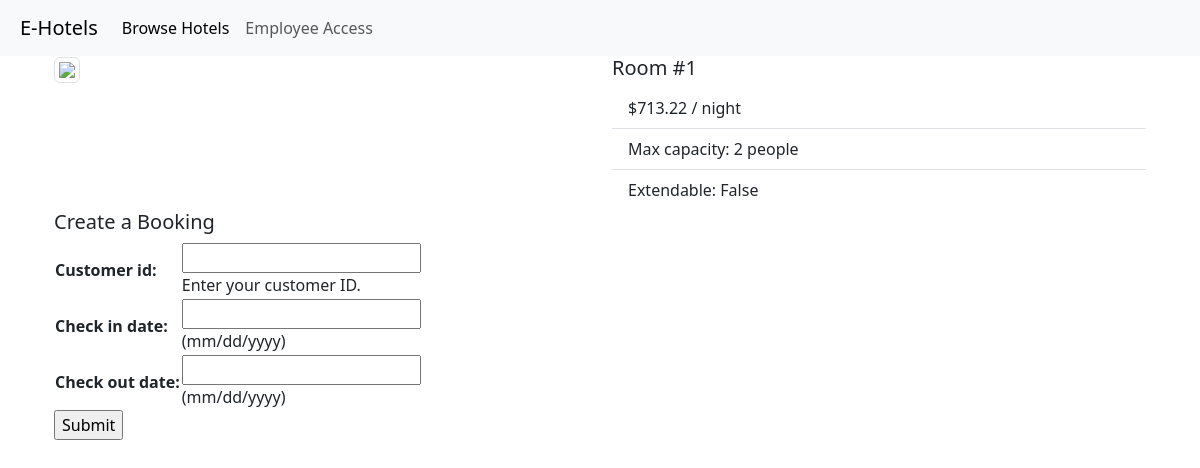
/room/51/, run on an earlier commit of the app's database.
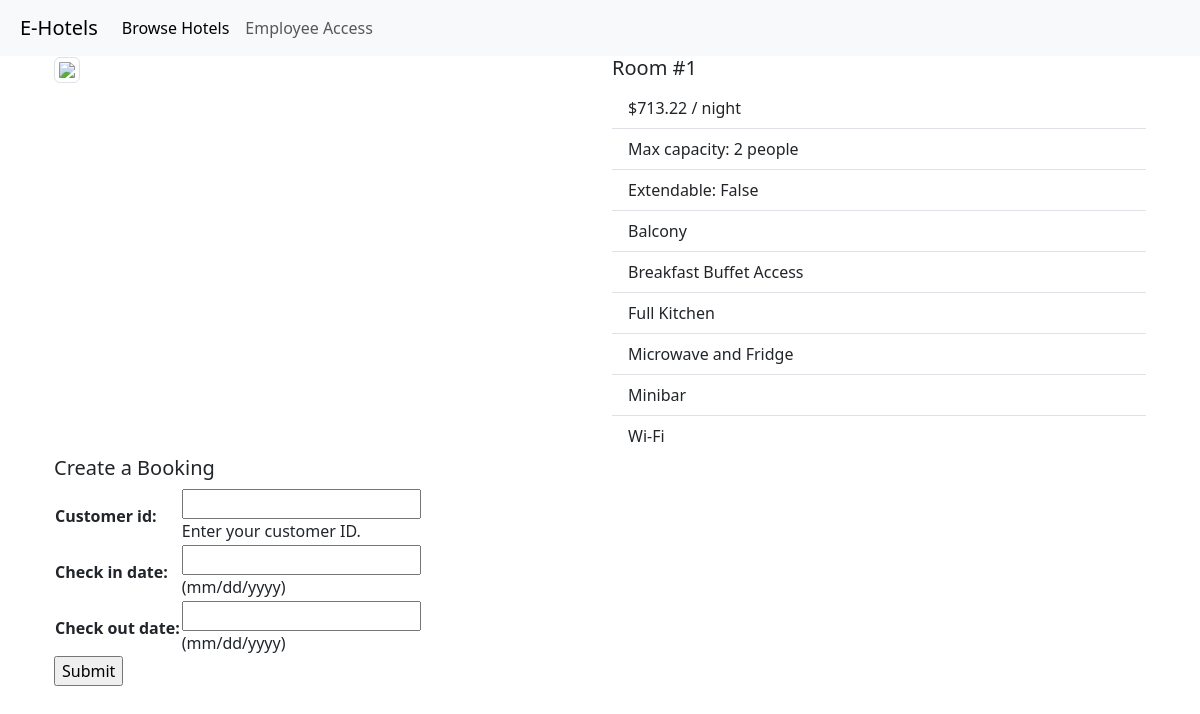
And on a later commit of the database.
### hotel_system/models.py (models this page shows)
class Amenity(models.Model):
    room = models.ForeignKey('Room', on_delete=models.CASCADE, related_name='amenities')
    type = models.CharField(max_length=100)
    class Meta:  # composite primary key (hotel_id, room_num)
        constraints = [models.UniqueConstraint(fields=['room', 'type'], name='Amenity primary key')]

### hotel_system/views.py (the view)
# urls.py: path("room/<int:room_id>/", views.room),
def room(request, room_id):
    try:
        room = Room.objects.get(id=room_id)
    except Room.DoesNotExist:
        raise Http404(f"Room id: {room_id}, does not exist")
    if request.method == 'POST':
        form = BookingForm(request.POST)
        if form.is_valid():
            check_in_date = form.cleaned_data['check_in_date']
            check_out_date = form.cleaned_data['check_out_date']
            booking_instance = BookingOrder(
                room=room,
                customer=form.cleaned_data['customer_id'],
                check_in_date=check_in_date,
                check_out_date=check_out_date,
                cost=room.price * ((check_out_date - check_in_date).days + 1),
                is_active=True)
            booking_instance.save()
            return HttpResponseRedirect(reverse("booking", args=(booking_instance.id,)))
    else:
        form = BookingForm()
    return render(request, "room.html", {"form": form, "room": room})

### hotel_system/forms.py (shortened to what this page needs)
class BookingForm(forms.Form):
    customer_id = forms.IntegerField(help_text='Enter your customer ID.')
    check_in_date = forms.DateField(help_text='(mm/dd/yyyy)')
    check_out_date = forms.DateField(help_text='(mm/dd/yyyy)')

### hotel_system/templates/room.html (shortened to what this page needs)
{% extends "base.html" %} {% block title %} Room {% endblock %}
{% block content %}
{% load static %}
<body>
    <div class="container">
        <div class="row">
            <div class="col-md">
                <img class="img-thumbnail" src="https://external-content.duckduckgo.com/iu/?u=http%3A%2F%2Fwww.bestwesternplusmeridian.com%2FContent%2Fimages%2FQueen-Room-o.jpg&f=1&nofb=1&ipt=bea89494352c056dacc3a817b7a6785185e8c2eaed11403562def65949e7ba05&ipo=images">
            </div>
            <div class="col-md">
                <h5>Room #{{ room.room_num }} </h5>
                <ul class="list-group list-group-flush">
                    <li class="list-group-item">${{ room.price }} / night</li>
                    <li class="list-group-item">Max capacity: {{ room.capacity }} people</li>
                    <li class="list-group-item">Extendable: {{ room.is_extendable }}</li>
                    {% for amenity in room.amenities.all %}
                    <li class="list-group-item">{{ amenity.type }}</li>
                    {% endfor %}
                </ul>
            </div>
        </div>
        <div class="row">
            <h5>Create a Booking</h5>
            <form action="" method="post">
                <table>
                    {{ form.as_table }}
                </table>
                <input type="submit" value="Submit">
            </form>
        </div>
    </div>
</body>
{% endblock %}

What changed in the data, as far as the page shows it:
added Amenity: type "Balcony"
added Amenity: type "Breakfast Buffet Access"
added Amenity: type "Full Kitchen"
added Amenity: type "Microwave and Fridge"
added Amenity: type "Minibar"
added Amenity: type "Wi-Fi"
